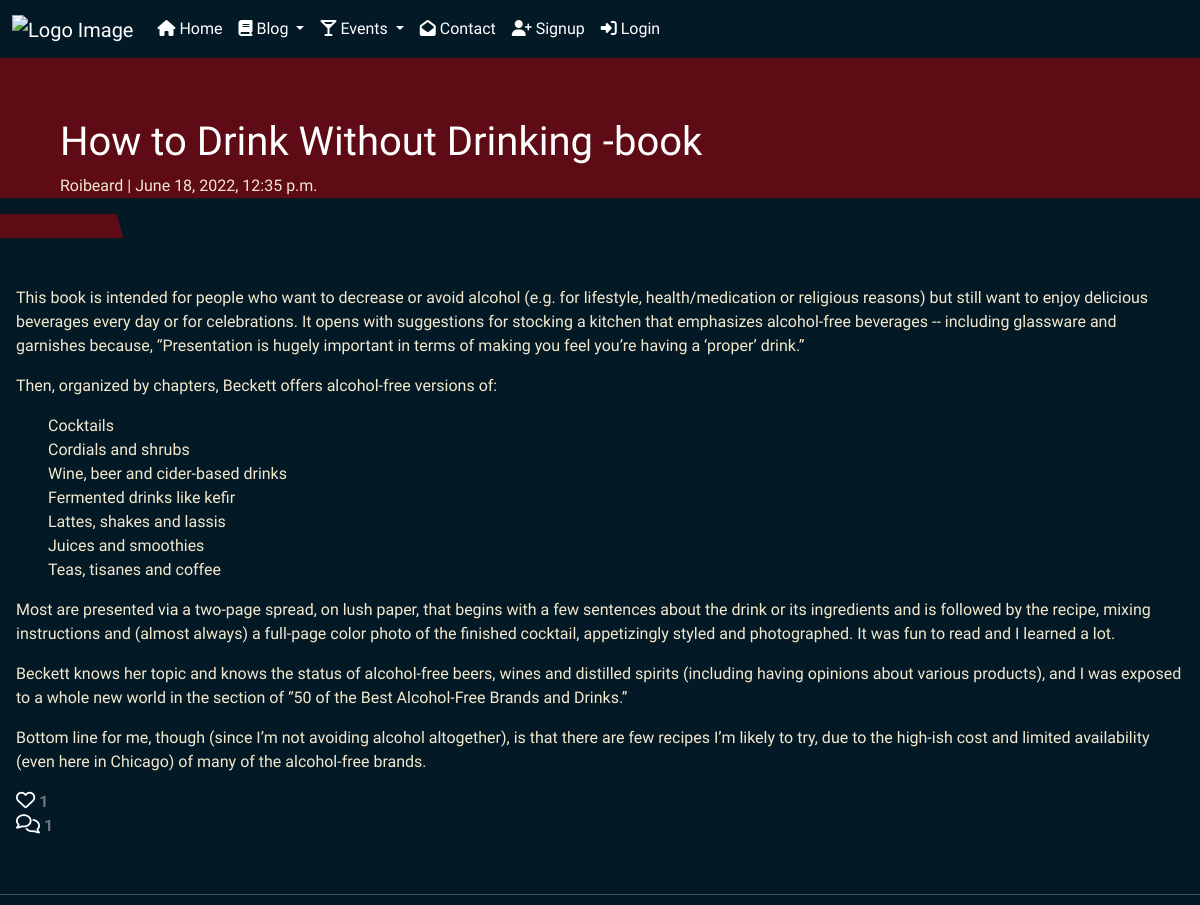
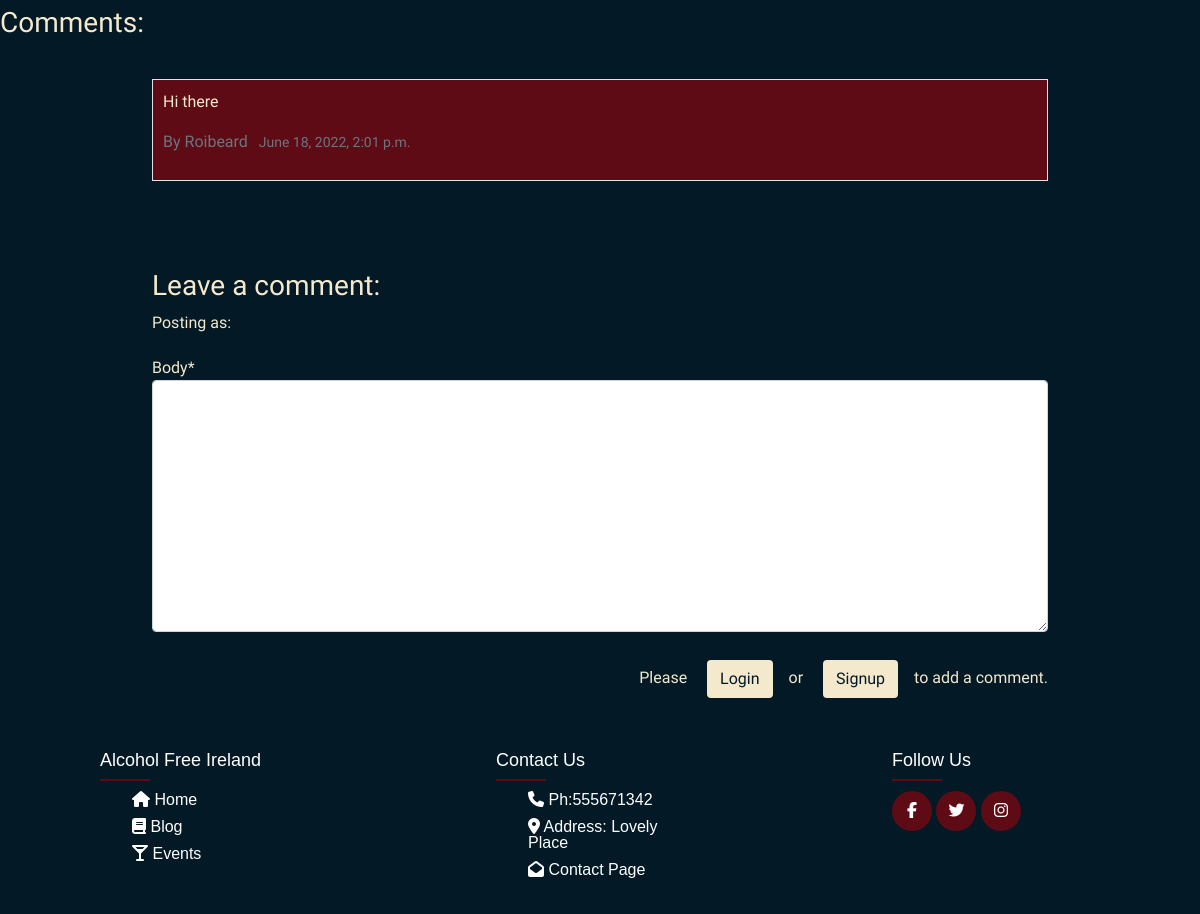
Page /7/ on the committed database (2 pictures, top to bottom).
### blog/models.py (models this page shows, shortened)
class Post(models.Model):
    title = models.CharField(max_length=200, unique=True)
    author = models.ForeignKey(
        User, on_delete=models.CASCADE, related_name="blog_posts"
    )
    featured_image = CloudinaryField('image', default='placeholder')
    excerpt = models.TextField(blank=True)
    updated_on = models.DateTimeField(auto_now=True)
    content = models.TextField()
    created_on = models.DateTimeField(auto_now_add=True)
    status = models.IntegerField(choices=STATUS, default=0)
    likes = models.ManyToManyField(
        User, related_name='blogpost_like', blank=True)
    class Meta:
        ordering = ["-created_on"]
    def number_of_likes(self):
        return self.likes.count()

class Comment(models.Model):
    post = models.ForeignKey(Post, on_delete=models.CASCADE,
                             related_name="comments")
    name = models.ForeignKey(
        User, on_delete=models.CASCADE, related_name="blog_comments", null=True
    )
    email = models.EmailField()
    body = models.TextField()
    created_on = models.DateTimeField(auto_now_add=True)
    approved = models.BooleanField(default=False)
    class Meta:
        ordering = ["created_on"]

### blog/views.py (the view, shortened to what this page needs)
# urls.py: path('<int:blog_post_id>/', views.PostDetail.as_view(), name='blog_detail'),
class PostDetail(View):
    def get(self, request, blog_post_id):
        post = get_object_or_404(Post, pk=blog_post_id)
        comments = post.comments.filter(post=post).order_by("-created_on")
        liked = False
        if post.likes.filter(id=self.request.user.id).exists():
            liked = True
        context = {
            "post": post,
            "comments": comments,
            "commented": False,
            "liked": liked,
            "comment_form": CommentForm()
        }
        return render(request, "blog_detail.html", context)

### blog/forms.py
class CommentForm(forms.ModelForm):
    class Meta:
        model = Comment
        fields = ('body',)

### templates/blog_detail.html (shortened to what this page needs)
{% extends "base.html" %}
{% load cloudinary %}
{% load crispy_forms_tags %}
{% block content %}
<div class="light-bg">
    <div class="light-bg">
        <div class="">
            <div>
                <div class="col masthead-text">
                    <h1 class="post-title">{{ post.title }}</h1>
                    <p class="post-subtitle">{{ post.author }} | {{ post.created_on }}</p>
                </div>
                <div class="masthead-image">
                </div>
            </div>
        </div>
    </div>
    <div class="light-bg">
        <div class="row">
            <div class="col card mb-4  mt-3 left top">
                <div class="card-body">
                    <p class="card-text blog_content">
                        {{ post.content | safe }}
                    </p>
                    <div class="row">
                        <div class="">
                            <strong>
                                {% if user.is_authenticated %}
                                <form class="d-line" action="{% url 'post_like' post.id %}" method="POST">
                                    {% csrf_token %}
                                    {% if liked %}
                                    <button type="submit" name="blogpost_id" value="{{post.title}}" class="btn-like"><i
                                        class="fas fa-heart"></i></button>
                                    {% else %}
                                    <button type="submit" name="blogpost_id" value="{{post.title}}" class="btn-like"><i
                                        class="far fa-heart"></i></button>
                                    {% endif %}
                                </form>
                                {% else %}
                                <span class="text-secondary"><i class="far fa-heart"></i></span>
                                {% endif %}
                                <span class="text-secondary"> {{ post.number_of_likes }}</span>
                            </strong>
                        </div>
                        <div class="col-1">
                            {% with comments.count as total_comments %}
                            <strong class="text-secondary"><i class="far fa-comments"></i>
                                {{ total_comments }}</strong>
                            {% endwith %}
                        </div>
                    </div>
                </div>
            </div>
        </div>
        <div class="row">
            <div class="col">
                <hr>
            </div>
        </div>
        <div class="row">
            <div class="">
                <h3>Comments:</h3>
                <div class="comment-body">
                    {% for comment in comments %}
                    <div class="comments main-bg border" style="padding: 10px;">
                    {{ comment.body | linebreaks }}
                        <p class="font-weight-bold text-muted">  By
                            {{ comment.name }}
                            <span class=" text-muted font-weight-normal small">&#160;
                                {{ comment.created_on }}
                            </span>
                        </p>
                    </div><br>
                    {% endfor %}
                </div>
            </div>
            <div >
                <div class="comment-body">
                    {% if commented %}
                    <div class="alert alert-success" role="alert">
                        Your comment is awaiting approval
                    </div>
                    {% else %}
                    <h3>Leave a comment:</h3>
                    <p>Posting as: {{ user.username }}</p>
                    <form method="POST" style="margin-top: 1.3em;">
                        {{ comment_form | crispy }}
                        <div class="float-end mt-2 pt-1">
                            {% if user.is_authenticated %}
                            <button type="submit" class="btn btn-nonstandard">Post comment</button>
                            {% else %}
                            <p class="p-text">Please
                                <a class="btn btn-nonstandard" href="{% url 'account_login' %}"> Login </a>or
                                <a class="btn btn-nonstandard" href="{% url 'account_signup' %}">Signup</a>to add a comment.</p>
                            {% endif %}
                        </div>
                    </form>
                    {% endif %}
                </div>
            </div>
        </div>
    </div>
</div>
{% endblock content %}

### static/css/style.css (style rules this page uses)
* { box-sizing: border-box; }
body { color: #F4E9CD; font-family: 'Convergence', sans-serif; margin:0; padding:0; max-width: 100%; min-height: 100vh; display: flex; flex-direction: column; }
a { color: #F4E9CD; }
.light-bg { background-color: #031926; color: #F4E9CD; }
.main-bg { background-color:#5E0B15; }
.card { border: none; background-color: transparent; }
.masthead-text { background-color: #5E0B15; color: white; position: relative; }
.masthead-image { position: relative; overflow: hidden; height: auto; }
.masthead-image:after { content: ""; position: absolute; top: 0; right: 90%; height: 100%; width: 150%; background: #5E0B15; -webkit-transform: skew(15deg); -moz-transform: skew(15deg); transform: skew(15deg); z-index: 100; }
.row { --bs-gutter-x: 0rem; }
.comment-body { padding: 2rem; margin-left: 10vw; margin-right: 10vw; }
.blog_content { color: #fff !important; margin-left: 10vw; margin-right: 10vw; }
.post-title { margin-top: 5%; margin-left: 5%; }
.post-subtitle { margin-left: 5%; color: #F4E9CD; }
.btn-nonstandard { margin: 1rem; color: #031926; background-color:#F4E9CD; }
.card-text { color: #F4E9CD; }
.row { display: flex; flex-wrap: wrap; }
ul { list-style: none; }
input, textarea { width: 100%; padding: 5px!important; -webkit-box-sizing: border-box; -moz-box-sizing: border-box; box-sizing: border-box; border-radius: 3px; border-style: solid; border-width: 1px; border-color: rgb(169,169,169) }
.far { position: inherit; font-size: 1.2rem; left: 42%; top: 15%; color: #ffffff; }
a { text-decoration: none; color: white; }

### rows in the picture
Post: title "How to Drink Without Drinking -book", author "Roibeard", created_on "June 18, 2022, 12:35 p.m.", content "This book is intended for people who want to decrease or avoid alcohol (e.g. for lifestyle, health/medication or religious reasons) but still want to enjoy delicious beverages every day or for celebrations. It opens with suggestions for stocking a kitchen that emphasizes alcohol-free beverages -- including glassware and garnishes because, “Presentation is hugely important in terms of making you feel you’re having a ‘proper’ drink.” Then, organized by chapters, Beckett offers alcohol-free versions of: Cocktails Cordials and shrubs Wine, beer and cider-based drinks Fermented drinks like kefir Lattes, shakes and lassis Juices and smoothies Teas, tisanes and coffee Most are presented via a…", number_of_likes "1"
Comment: body "Hi there", name "Roibeard", created_on "June 18, 2022, 2:01 p.m."

### other values in the picture
{{ total_comments }} "1"
